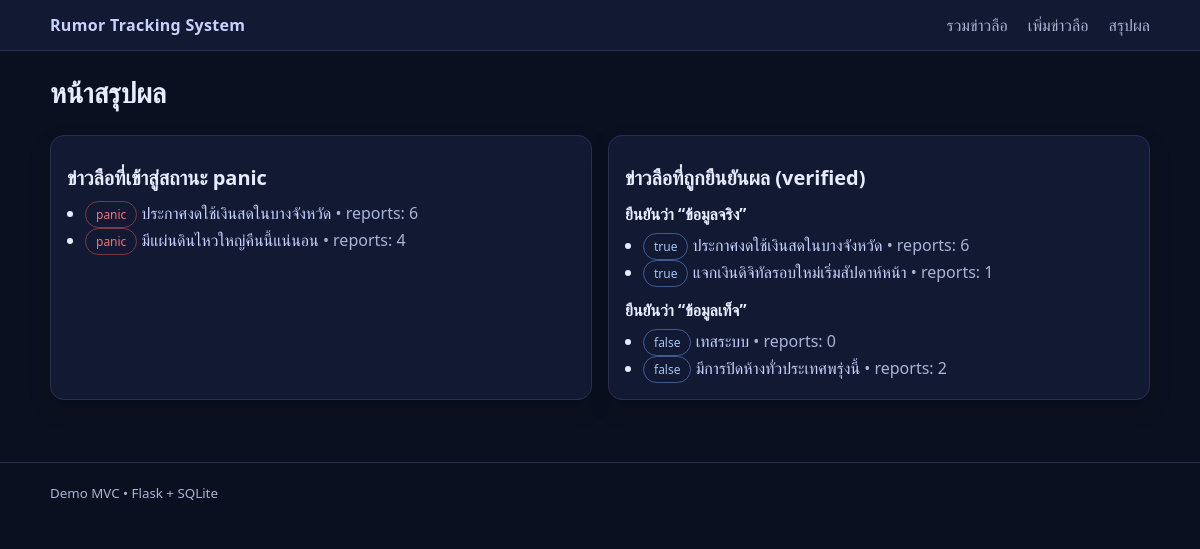
Page /summary on the committed database.
### rumor_tracker/models/rumour.py (models this page shows)
class Rumour(db.Model):
    __tablename__ = "rumours"
    id = db.Column(db.String(8), primary_key=True)  # 8 digits, not starting 0
    title = db.Column(db.String(200), nullable=False)
    source = db.Column(db.String(200), nullable=False)
    created_at = db.Column(db.DateTime, nullable=False, default=datetime.utcnow)
    credibility_score = db.Column(db.Float, nullable=False, default=0.5)
    status = db.Column(db.String(10), nullable=False, default="normal")  # normal | panic
    is_verified = db.Column(db.Boolean, nullable=False, default=False)
    verified_as = db.Column(db.String(10), nullable=True)  # true | false
    verified_at = db.Column(db.DateTime, nullable=True)
    verified_by_user_id = db.Column(db.Integer, db.ForeignKey("users.id"), nullable=True)
    reports = db.relationship("Report", back_populates="rumour", cascade="all, delete-orphan")

### rumor_tracker/controllers/summary_controller.py (the view)
@summary_bp.get("/summary")
def summary():
    panic_rumours = Rumour.query.filter_by(status="panic").order_by(Rumour.created_at.desc()).all()
    verified_true = Rumour.query.filter_by(is_verified=True, verified_as="true").order_by(Rumour.verified_at.desc()).all()
    verified_false = Rumour.query.filter_by(is_verified=True, verified_as="false").order_by(Rumour.verified_at.desc()).all()
    counts = dict(db.session.query(Report.rumour_id, func.count(Report.id)).group_by(Report.rumour_id).all())
    return render_template(
        "summary.html",
        panic_rumours=panic_rumours,
        verified_true=verified_true,
        verified_false=verified_false,
        counts=counts,
    )

### rumor_tracker/templates/summary.html (shortened to what this page needs)
{% extends "base.html" %}
{% block content %}
  <h1>หน้าสรุปผล</h1>
  <div class="grid2 gap">
    <div class="card">
      <h2>ข่าวลือที่เข้าสู่สถานะ panic</h2>
      {% if panic_rumours|length == 0 %}
        <p class="muted">ไม่มี</p>
      {% else %}
        <ul class="list">
          {% for r in panic_rumours %}
            <li><span class="pill pill-danger">panic</span> <a href="{{ url_for('rumours.rumour_detail', rumour_id=r.id) }}">{{ r.title }}</a>
              <span class="muted"> • reports: {{ counts.get(r.id, 0) }}</span></li>
          {% endfor %}
        </ul>
      {% endif %}
    </div>
    <div class="card">
      <h2>ข่าวลือที่ถูกยืนยันผล (verified)</h2>
      <h3>ยืนยันว่า “ข้อมูลจริง”</h3>
      {% if verified_true|length == 0 %}
        <p class="muted">ไม่มี</p>
      {% else %}
        <ul class="list">
          {% for r in verified_true %}
            <li><span class="pill pill-info">true</span> <a href="{{ url_for('rumours.rumour_detail', rumour_id=r.id) }}">{{ r.title }}</a>
              <span class="muted"> • reports: {{ counts.get(r.id, 0) }}</span></li>
          {% endfor %}
        </ul>
      {% endif %}
      <h3>ยืนยันว่า “ข้อมูลเท็จ”</h3>
      {% if verified_false|length == 0 %}
        <p class="muted">ไม่มี</p>
      {% else %}
        <ul class="list">
          {% for r in verified_false %}
            <li><span class="pill pill-info">false</span> <a href="{{ url_for('rumours.rumour_detail', rumour_id=r.id) }}">{{ r.title }}</a>
              <span class="muted"> • reports: {{ counts.get(r.id, 0) }}</span></li>
          {% endfor %}
        </ul>
      {% endif %}
    </div>
  </div>
{% endblock %}

### rumor_tracker/static/styles.css (style rules this page uses)
:root { --bg:#0b1020; --card:#121a33; --text:#e7ecff; --muted:#a9b4d6; --line:#273152 }
* { box-sizing:border-box }
body { margin:0; font-family:system-ui,-apple-system,Segoe UI,Roboto,Arial,sans-serif; background:var(--bg); color:var(--text) }
a { color:#c7d2ff; text-decoration:none }
h1 { margin:0 0 12px; font-size:28px }
h2 { margin:12px 0 10px; font-size:20px }
h3 { margin:12px 0 8px; font-size:16px }
.muted { color:var(--muted) }
.card { background:var(--card); border:1px solid var(--line); border-radius:14px; padding:16px; margin:12px 0; box-shadow:0 10px 22px rgba(0,0,0,.18) }
.grid2 { display:grid; grid-template-columns:1fr 1fr; gap:16px }
.gap { margin-top:10px }
.pill { display:inline-block;padding:4px 10px; border-radius:999px; border:1px solid var(--line); font-size:12px; color:var(--muted) }
.pill-danger { border-color:rgba(255,92,92,.45); color:rgba(255,120,120,.95) }
.pill-info { border-color:rgba(120,170,255,.45); color:rgba(170,205,255,.95) }
.list { margin:0; padding-left:18px }

### rows in the picture
Rumour: title "ประกาศงดใช้เงินสดในบางจังหวัด", get "6"
Rumour: title "มีแผ่นดินไหวใหญ่คืนนี้แน่นอน", get "4"
Rumour: title "แจกเงินดิจิทัลรอบใหม่เริ่มสัปดาห์หน้า", get "1"
Rumour: title "เทสระบบ", get "0"
Rumour: title "มีการปิดห้างทั่วประเทศพรุ่งนี้", get "2"
